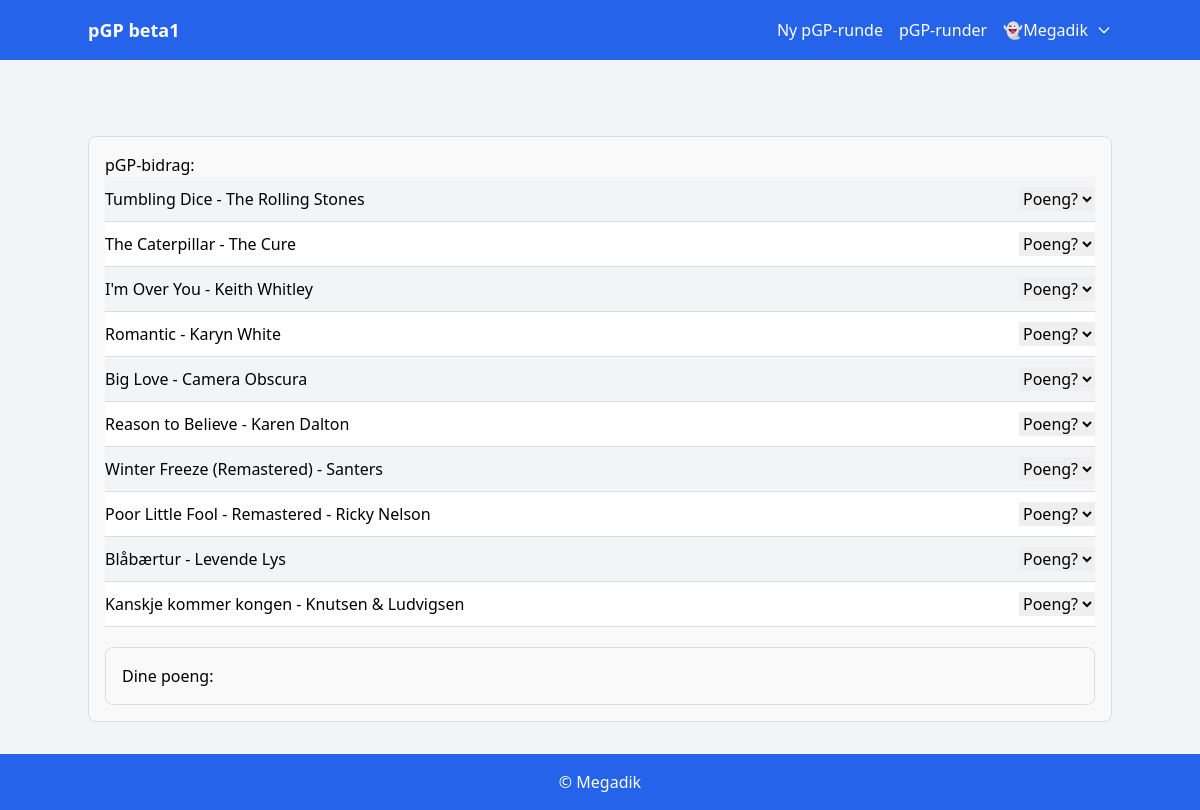
Screenshot of /round/19/vote/ (signed in) with the database file from the repository.
### app/models.py (models this page shows, shortened)
class Song(models.Model):
    round = models.ForeignKey(Round, on_delete=models.CASCADE)
    player = models.ForeignKey(Player, on_delete=models.CASCADE)
    spotify_url = models.URLField()
    title = models.CharField(max_length=200)
    artist = models.CharField(max_length=200)
    total_score = models.IntegerField(default=0)

### app/views.py (the view)
# urls.py: path('round/<int:pk>/vote/', views.vote_view, name='vote_form'),
@login_required
def vote_view(request, pk):
    round_instance = get_object_or_404(Round, pk=pk)
    player = Player.objects.get(user=request.user)
    player_song = Song.objects.filter(round=round_instance, player=player).first()
    songs = Song.objects.filter(round=round_instance).exclude(player=player)
    if request.method == 'POST':
        form = DynamicVoteForm(request.POST, songs=songs)
        logger.debug("Form data: %s", request.POST)
        if form.is_valid():
            cleaned_data = form.cleaned_data
            logger.debug("Cleaned data: %s", cleaned_data)
            for field_name, score in cleaned_data.items():
                if score:
                    song_id = field_name.split('-')[1]
                    song = get_object_or_404(Song, pk=song_id)
                    Vote.objects.create(player=player, song=song, score=int(score))
                    logger.debug(f"Vote saved: Player {player.nickname}, Song {song.title}, Score {score}")
            messages.success(request, 'Your votes have been submitted successfully!')
            return redirect('round_detail', pk=pk)
        else:
            logger.error("Form is invalid")
            logger.debug("Form errors: %s", form.errors)
    else:
        form = DynamicVoteForm(songs=songs)
    return render(request, 'app/vote_form.html', {
        'round': round_instance,
        'form': form,
        'songs': songs,
        'player_song': player_song,
        'score_range': form.score_range,
    })

### app/forms.py (shortened to what this page needs)
class DynamicVoteForm(forms.Form):
    def __init__(self, *args, **kwargs):
        songs = kwargs.pop('songs', None)
        super().__init__(*args, **kwargs)
        self.score_range = [12, 10, 8, 7, 6, 5, 4, 3, 2, 1]
        if songs:
            for song in songs:
                self.fields[f'track-{song.id}'] = forms.ChoiceField(
                    choices=[('', 'Select score')] + [(str(i), str(i)) for i in self.score_range],
                    required=False,
                    label=f'{song.artist} - {song.title}'
                )

### app/templates/app/vote_form.html (shortened to what this page needs)
{% extends "base.html" %}
{% block content %}
<div class="container-md"><br>
  <div id="all-songs" class="box">
    <h4>pGP-bidrag:</h4>
    <form method="post">
      {% for song in songs %}
      <div class="field-with-border {% cycle 'bg-gray-100' 'bg-white' %} p-2">
        <div>
          <div class="flex justify-between items-center">
            <label for="track-{{ song.id }}">{{ song.title }} - {{ song.artist }}</label>
            <select name="track-{{ song.id }}" data-song-name="{{ song.title }}" class="ml-auto">
              <option value="">Poeng?</option>
            </select>
          </div>
        </div>
      </div>
      {% endfor %}
      <div id="selected-values" class="box">
        <h4>Dine poeng:</h4>
      </div>
    </form>
  </div>
</div>
{% endblock %}

### app/templates/base.html (shortened to what this page needs)
<!DOCTYPE html>
<html lang="en">
  <head>
    <link
      href="https://cdn.jsdelivr.net/npm/tailwindcss@2.2.19/dist/tailwind.min.css"
      rel="stylesheet"
    />
    <link
      rel="stylesheet"
      href="https://cdnjs.cloudflare.com/ajax/libs/font-awesome/6.0.0-beta3/css/all.min.css"
    />
  </head>
  <body class="bg-gray-100">
    <nav class="bg-blue-600 p-4 text-white">
      <div class="container mx-auto flex items-center justify-between">
        <a href="/" class="font-bold text-lg">pGP beta1</a>
        <ul class="flex items-center space-x-4">
          <li>
            <a href="{% url 'create_round' %}" class="hover:underline"
              >Ny pGP-runde</a
            >
          </li>
          <li>
            <a href="{% url 'round_list' %}" class="hover:underline"
              >pGP-runder</a
            >
          </li>
          {% if user.is_authenticated %}
          <li class="relative">
            <button
              id="user-menu"
              class="flex items-center space-x-2 focus:outline-none"
            >
              <span>👻{{ user.username }}</span>
              <svg
                class="w-4 h-4 ml-1"
                fill="none"
                stroke="currentColor"
                viewBox="0 0 24 24"
                xmlns="http://www.w3.org/2000/svg"
              >
                <path
                  stroke-linecap="round"
                  stroke-linejoin="round"
                  stroke-width="2"
                  d="M19 9l-7 7-7-7"
                ></path>
              </svg>
            </button>
          </li>
          {% else %}
          <li>
            <a href="{% url 'login' %}" class="hover:underline">Logg inn</a>
          </li>
          {% endif %}
        </ul>
      </div>
    </nav>
    <div class="container mx-auto my-8">
       {% block content %} {% endblock %}
    </div>
    <footer class="text-center py-4 bg-blue-600 text-white">
      &copy; Megadik
    </footer>
  </body>
</html>

### app/templates/app/vote_form.html (style rules this page uses)
.box { border: 1px solid #ddd; border-radius: 8px; padding: 16px; margin-top: 20px; background-color: #f9f9f9; }
.field-with-border { padding: 10px 0; border-bottom: 1px solid #ddd; }

### rows the page displays
Song: title "Tumbling Dice", artist "The Rolling Stones"
Song: title "The Caterpillar", artist "The Cure"
Song: title "I'm Over You", artist "Keith Whitley"
Song: title "Romantic", artist "Karyn White"
Song: title "Big Love", artist "Camera Obscura"
Song: title "Reason to Believe", artist "Karen Dalton"
Song: title "Winter Freeze (Remastered)", artist "Santers"
Song: title "Poor Little Fool - Remastered", artist "Ricky Nelson"
Song: title "Blåbærtur", artist "Levende Lys"
Song: title "Kanskje kommer kongen", artist "Knutsen & Ludvigsen"

### other values shown
{{ user.username }} "Megadik"
